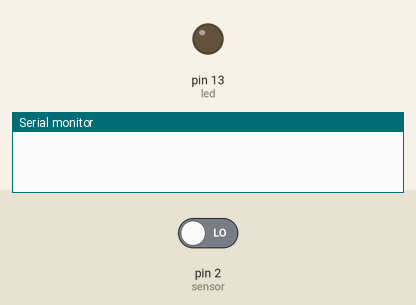
Recording of a sketch running on a simulated Arduino Uno, built with avr-gcc and run on an emulated ATmega328P. Parts: output pins drawn as LEDs (lit = HIGH), the last lines printed to the serial monitor. Inputs (shaded band) come from the test bench; at power-on: pin 2 (sensor) LOW.

Above: at 1.2 s.
1.3 s: pin 2 (sensor) driven HIGH
At 2.4 s:
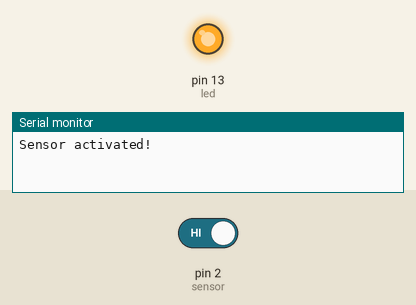
2.8 s: pin 2 (sensor) driven LOW
At 3.6 s:
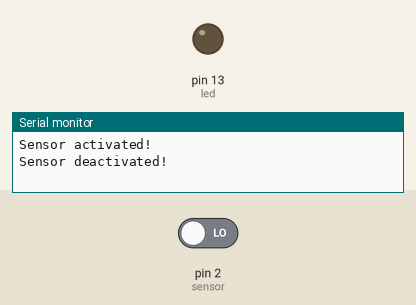
Timing chart, 0 to 5.8 s (numbered marks = the images above; inputs shaded):
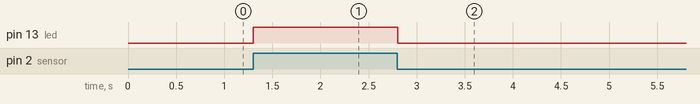

The sketch:

1bm19cs400_pir1.ino
```cpp
int led = 13;
int sensor = 2;
int state = LOW;
int sensorState = 0;
void setup()
{
  pinMode(led, OUTPUT);
  pinMode(sensor, INPUT);
  Serial.begin(9600);
}
void loop()
{
  // read the state of the sensor/digital input
  sensorState = digitalRead(sensor);
  // check if sensor pin is HIGH. if it is, set the
  // LED on.
  if (sensorState == HIGH) {
    digitalWrite(led, HIGH);
    delay(10);

    if(state == LOW){
    Serial.println("Sensor activated!");
      state = HIGH;
    }
  } else {
    digitalWrite(led, LOW);
    delay(10);

    if(state == HIGH){
      Serial.println("Sensor deactivated!");
      state = LOW;
    }
  }
   // Delay a little bit to improve simulation performance
}
```

Measured:
- after the input at 1.3 s, pin 13 (led): LOW → HIGH at once
- after the input at 2.8 s, pin 13 (led): HIGH → LOW at once
